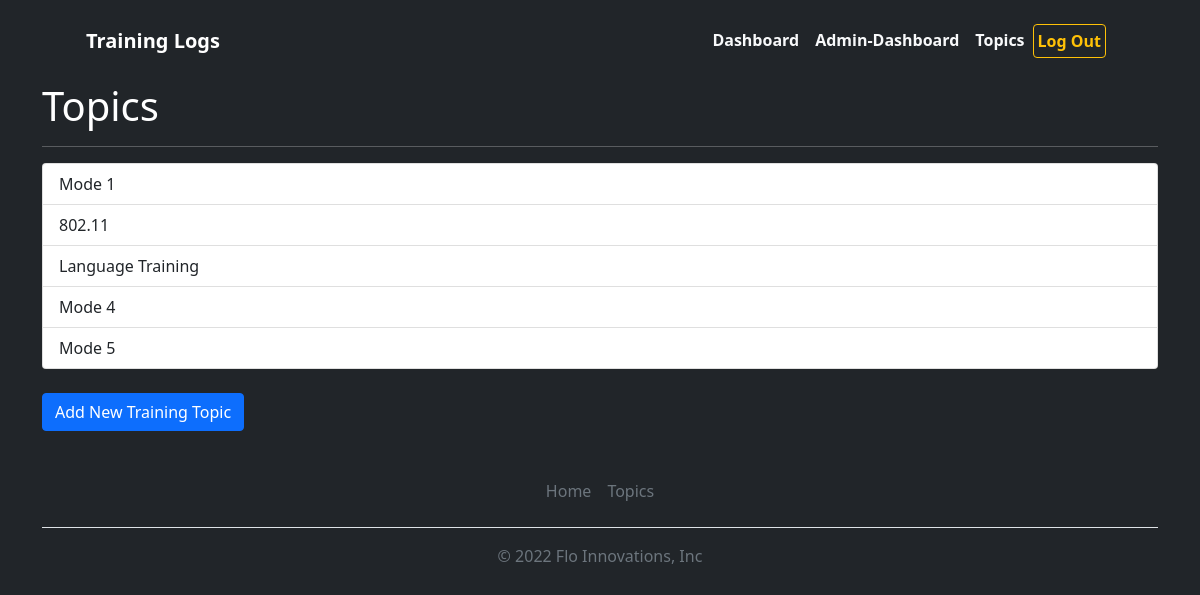
The app's page /topics/ (signed in) with its own data.
### training_logs/models.py (models this page shows, shortened)
class Topic(models.Model):
    text = models.CharField(max_length=200)
    data_added = models.DateTimeField(auto_now_add = True)
    owner = models.ForeignKey(User, on_delete=models.CASCADE)

### training_logs/views.py (the view)
# urls.py: path('topics/', views.topics, name='topics'),
@login_required
def topics(request):
    topics = Topic.objects.filter(owner=request.user).order_by('data_added')
    context= {'topics':topics}
    return render(request, 'training_logs/topics.html', context)

### training_logs/templates/training_logs/topics.html (shortened to what this page needs)
{% extends "training_logs/base.html" %}
{% block page_header %}<h1>Topics</h1>
<hr/>
{% endblock page_header %}
{% block content %}
<div class="list-group">
    {% for topic in topics %}
    <a href="{% url 'training_logs:topic' topic.id %}" class="list-group-item list-group-item-action">{{ topic.text }}</a>
    {% empty %}
        <li>No Topics Have been Added</li>
    {% endfor %}
  </div>
  <a class="btn btn-primary" href="{% url 'training_logs:new_topic' %}" role="button">Add New Training Topic</a>
{% endblock content %}

### records on screen
Topic: text "Mode 1"
Topic: text "802.11"
Topic: text "Language Training"
Topic: text "Mode 4"
Topic: text "Mode 5"
